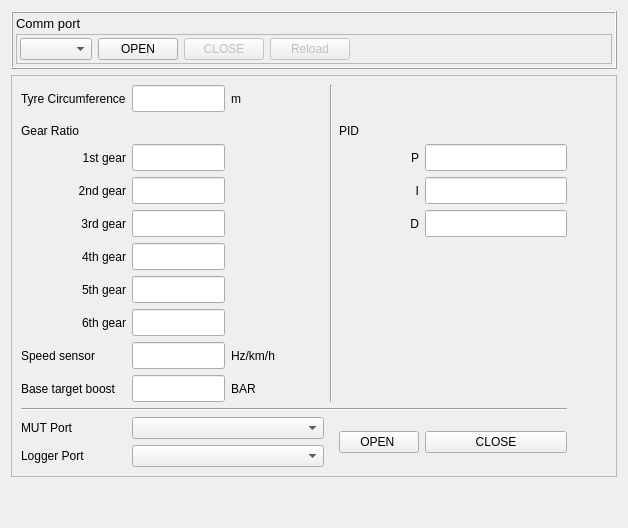
        <widget class="QWidget" name="tab">
         <attribute name="title">
          <string>Configuration</string>
         </attribute>
         <layout class="QVBoxLayout" name="verticalLayout_4">
          <item>
           <widget class="QFrame" name="frame_4">
            <property name="frameShape">
             <enum>QFrame::Box</enum>
            </property>
            <property name="frameShadow">
             <enum>QFrame::Raised</enum>
            </property>
            <layout class="QVBoxLayout" name="verticalLayout_3">
             <property name="spacing">
              <number>3</number>
             </property>
             <property name="leftMargin">
              <number>3</number>
             </property>
             <property name="topMargin">
              <number>3</number>
             </property>
             <property name="rightMargin">
              <number>3</number>
             </property>
             <property name="bottomMargin">
              <number>3</number>
             </property>
             <item>
              <widget class="QLabel" name="label_38">
               <property name="font">
                <font>
                 <pointsize>10</pointsize>
                </font>
               </property>
               <property name="text">
                <string>Comm port</string>
               </property>
              </widget>
             </item>
             <item>
              <widget class="QFrame" name="frame_3">
               <property name="frameShape">
                <enum>QFrame::StyledPanel</enum>
               </property>
               <property name="frameShadow">
                <enum>QFrame::Raised</enum>
               </property>
               <layout class="QHBoxLayout" name="horizontalLayout_4">
                <property name="leftMargin">
                 <number>3</number>
                </property>
                <property name="topMargin">
                 <number>3</number>
                </property>
                <property name="rightMargin">
                 <number>3</number>
                </property>
                <property name="bottomMargin">
                 <number>3</number>
                </property>
                <item>
                 <widget class="QComboBox" name="comboBox">
                  <property name="sizePolicy">
                   <sizepolicy hsizetype="Minimum" vsizetype="Fixed">
                    <horstretch>0</horstretch>
                    <verstretch>0</verstretch>
                   </sizepolicy>
                  </property>
                 </widget>
                </item>
                <item>
                 <widget class="QPushButton" name="openButton">
                  <property name="text">
                   <string>OPEN</string>
                  </property>
                 </widget>
                </item>
                <item>
                 <widget class="QPushButton" name="closeButton">
                  <property name="enabled">
                   <bool>false</bool>
                  </property>
                  <property name="text">
                   <string>CLOSE</string>
                  </property>
                 </widget>
                </item>
                <item>
                 <widget class="QPushButton" name="reloadButton">
                  <property name="enabled">
                   <bool>false</bool>
                  </property>
                  <property name="text">
                   <string>Reload</string>
                  </property>
                 </widget>
                </item>
                <item>
                 <spacer name="horizontalSpacer_2">
                  <property name="orientation">
                   <enum>Qt::Horizontal</enum>
                  </property>
                  <property name="sizeHint" stdset="0">
                   <size>
                    <width>40</width>
                    <height>20</height>
                   </size>
                  </property>
                 </spacer>
                </item>
               </layout>
              </widget>
             </item>
            </layout>
           </widget>
          </item>
          <item>
           <widget class="QFrame" name="frame_2">
            <property name="frameShape">
             <enum>QFrame::StyledPanel</enum>
            </property>
            <property name="frameShadow">
             <enum>QFrame::Raised</enum>
            </property>
            <layout class="QHBoxLayout" name="horizontalLayout_5">
             <item>
              <layout class="QGridLayout" name="gridLayout_2">
               <item row="11" column="0">
                <widget class="QLabel" name="label_8">
                 <property name="text">
                  <string>5th gear</string>
                 </property>
                 <property name="alignment">
                  <set>Qt::AlignRight|Qt::AlignTrailing|Qt::AlignVCenter</set>
                 </property>
                </widget>
               </item>
               <item row="4" column="0">
                <widget class="QLabel" name="label">
                 <property name="text">
                  <string>Tyre Circumference</string>
                 </property>
                </widget>
               </item>
               <item row="7" column="1">
                <widget class="QLineEdit" name="gear1Edit">
                 <property name="font">
                  <font>
                   <pointsize>12</pointsize>
                  </font>
                 </property>
                 <property name="inputMask">
                  <string/>
                 </property>
                </widget>
               </item>
               <item row="8" column="0">
                <widget class="QLabel" name="label_5">
                 <property name="text">
                  <string>2nd gear</string>
                 </property>
                 <property name="alignment">
                  <set>Qt::AlignRight|Qt::AlignTrailing|Qt::AlignVCenter</set>
                 </property>
                </widget>
               </item>
               <item row="4" column="2">
                <widget class="QLabel" name="label_2">
                 <property name="text">
                  <string>m</string>
                 </property>
                </widget>
               </item>
               <item row="6" column="0">
                <widget class="QLabel" name="label_3">
                 <property name="text">
                  <string>Gear Ratio</string>
                 </property>
                </widget>
               </item>
               <item row="11" column="1">
                <widget class="QLineEdit" name="gear5Edit">
                 <property name="font">
                  <font>
                   <pointsize>12</pointsize>
                  </font>
                 </property>
                 <property name="inputMask">
                  <string/>
                 </property>
                </widget>
               </item>
               <item row="7" column="5">
                <widget class="QLineEdit" name="pidPEdit">
                 <property name="font">
                  <font>
                   <pointsize>12</pointsize>
                  </font>
                 </property>
                 <property name="inputMethodHints">
                  <set>Qt::ImhFormattedNumbersOnly</set>
                 </property>
                 <property name="inputMask">
                  <string/>
                 </property>
                </widget>
               </item>
               <item row="12" column="1">
                <widget class="QLineEdit" name="gear6Edit">
                 <property name="font">
                  <font>
                   <pointsize>12</pointsize>
                  </font>
                 </property>
                 <property name="inputMask">
                  <string/>
                 </property>
                </widget>
               </item>
               <item row="8" column="5">
                <widget class="QLineEdit" name="pidIEdit">
                 <property name="font">
                  <font>
                   <pointsize>12</pointsize>
                  </font>
                 </property>
                 <property name="inputMask">
                  <string/>
                 </property>
                </widget>
               </item>
               <item row="9" column="0">
                <widget class="QLabel" name="label_6">
                 <property name="text">
                  <string>3rd gear</string>
                 </property>
                 <property name="alignment">
                  <set>Qt::AlignRight|Qt::AlignTrailing|Qt::AlignVCenter</set>
                 </property>
                </widget>
               </item>
               <item row="9" column="4">
                <widget class="QLabel" name="label_17">
                 <property name="text">
                  <string>D</string>
                 </property>
                 <property name="alignment">
                  <set>Qt::AlignRight|Qt::AlignTrailing|Qt::AlignVCenter</set>
                 </property>
                </widget>
               </item>
               <item row="13" column="0">
                <widget class="QLabel" name="label_10">
                 <property name="text">
                  <string>Speed sensor</string>
                 </property>
                </widget>
               </item>
               <item row="7" column="4">
                <widget class="QLabel" name="label_15">
                 <property name="text">
                  <string>P</string>
                 </property>
                 <property name="alignment">
                  <set>Qt::AlignRight|Qt::AlignTrailing|Qt::AlignVCenter</set>
                 </property>
                </widget>
               </item>
               <item row="12" column="0">
                <widget class="QLabel" name="label_9">
                 <property name="text">
                  <string>6th gear</string>
                 </property>
                 <property name="alignment">
                  <set>Qt::AlignRight|Qt::AlignTrailing|Qt::AlignVCenter</set>
                 </property>
                </widget>
               </item>
               <item row="4" column="1">
                <widget class="QLineEdit" name="tyreCircumEdit">
                 <property name="sizePolicy">
                  <sizepolicy hsizetype="Preferred" vsizetype="Fixed">
                   <horstretch>0</horstretch>
                   <verstretch>0</verstretch>
                  </sizepolicy>
                 </property>
                 <property name="font">
                  <font>
                   <pointsize>12</pointsize>
                  </font>
                 </property>
                 <property name="inputMask">
                  <string/>
                 </property>
                </widget>
               </item>
               <item row="9" column="1">
                <widget class="QLineEdit" name="gear3Edit">
                 <property name="font">
                  <font>
                   <pointsize>12</pointsize>
                  </font>
                 </property>
                 <property name="inputMask">
                  <string/>
                 </property>
                </widget>
               </item>
               <item row="8" column="4">
                <widget class="QLabel" name="label_16">
                 <property name="text">
                  <string>I</string>
                 </property>
                 <property name="alignment">
                  <set>Qt::AlignRight|Qt::AlignTrailing|Qt::AlignVCenter</set>
                 </property>
                </widget>
               </item>
               <item row="10" column="0">
                <widget class="QLabel" name="label_7">
                 <property name="text">
                  <string>4th gear</string>
                 </property>
                 <property name="alignment">
                  <set>Qt::AlignRight|Qt::AlignTrailing|Qt::AlignVCenter</set>
                 </property>
                </widget>
               </item>
               <item row="10" column="1">
                <widget class="QLineEdit" name="gear4Edit">
                 <property name="font">
                  <font>
                   <pointsize>12</pointsize>
                  </font>
                 </property>
                 <property name="inputMask">
                  <string/>
                 </property>
                </widget>
               </item>
               <item row="8" column="1">
                <widget class="QLineEdit" name="gear2Edit">
                 <property name="font">
                  <font>
                   <pointsize>12</pointsize>
                  </font>
                 </property>
                 <property name="inputMask">
                  <string/>
                 </property>
                </widget>
               </item>
               <item row="6" column="4">
                <widget class="QLabel" name="label_14">
                 <property name="text">
                  <string>PID</string>
                 </property>
                </widget>
               </item>
               <item row="7" column="0">
                <widget class="QLabel" name="label_4">
                 <property name="text">
                  <string>1st gear</string>
                 </property>
                 <property name="alignment">
                  <set>Qt::AlignRight|Qt::AlignTrailing|Qt::AlignVCenter</set>
                 </property>
                </widget>
               </item>
               <item row="9" column="5">
                <widget class="QLineEdit" name="pidDEdit">
                 <property name="font">
                  <font>
                   <pointsize>12</pointsize>
                  </font>
                 </property>
                 <property name="inputMask">
                  <string/>
                 </property>
                </widget>
               </item>
               <item row="13" column="2">
                <widget class="QLabel" name="label_11">
                 <property name="text">
                  <string>Hz/km/h</string>
                 </property>
                </widget>
               </item>
               <item row="14" column="1">
                <widget class="QLineEdit" name="baseBoostEdit">
                 <property name="font">
                  <font>
                   <pointsize>12</pointsize>
                  </font>
                 </property>
                 <property name="inputMask">
                  <string/>
                 </property>
                </widget>
               </item>
               <item row="16" column="1" colspan="2">
                <widget class="QComboBox" name="portListMut">
                 <property name="sizePolicy">
                  <sizepolicy hsizetype="Preferred" vsizetype="Fixed">
                   <horstretch>2</horstretch>
                   <verstretch>0</verstretch>
                  </sizepolicy>
                 </property>
                </widget>
               </item>
               <item row="13" column="1">
                <widget class="QLineEdit" name="speedRatioEdit">
                 <property name="font">
                  <font>
                   <pointsize>12</pointsize>
                  </font>
                 </property>
                 <property name="inputMask">
                  <string/>
                 </property>
                </widget>
               </item>
               <item row="16" column="4" rowspan="2">
                <widget class="QPushButton" name="buttonOpenLog">
                 <property name="sizePolicy">
                  <sizepolicy hsizetype="Minimum" vsizetype="Maximum">
                   <horstretch>0</horstretch>
                   <verstretch>2</verstretch>
                  </sizepolicy>
                 </property>
                 <property name="text">
                  <string>OPEN </string>
                 </property>
                </widget>
               </item>
               <item row="16" column="5" rowspan="2">
                <widget class="QPushButton" name="buttonCloseLog">
                 <property name="text">
                  <string>CLOSE</string>
                 </property>
                </widget>
               </item>
               <item row="17" column="0">
                <widget class="QLabel" name="label_37">
                 <property name="text">
                  <string>Logger Port</string>
                 </property>
                </widget>
               </item>
               <item row="14" column="0">
                <widget class="QLabel" name="label_12">
                 <property name="text">
                  <string>Base target boost</string>
                 </property>
                </widget>
               </item>
               <item row="17" column="1" colspan="2">
                <widget class="QComboBox" name="portListLogger"/>
               </item>
               <item row="16" column="0">
                <widget class="QLabel" name="label_36">
                 <property name="text">
                  <string>MUT Port</string>
                 </property>
                </widget>
               </item>
               <item row="15" column="0" colspan="6">
                <widget class="Line" name="line">
                 <property name="orientation">
                  <enum>Qt::Horizontal</enum>
                 </property>
                </widget>
               </item>
               <item row="14" column="2">
                <widget class="QLabel" name="label_13">
                 <property name="text">
                  <string>BAR</string>
                 </property>
                </widget>
               </item>
               <item row="4" column="3" rowspan="11">
                <widget class="Line" name="line_2">
                 <property name="sizePolicy">
                  <sizepolicy hsizetype="Fixed" vsizetype="Expanding">
                   <horstretch>0</horstretch>
                   <verstretch>2</verstretch>
                  </sizepolicy>
                 </property>
                 <property name="minimumSize">
                  <size>
                   <width>0</width>
                   <height>0</height>
                  </size>
                 </property>
                 <property name="lineWidth">
                  <number>1</number>
                 </property>
                 <property name="orientation">
                  <enum>Qt::Vertical</enum>
                 </property>
                </widget>
               </item>
              </layout>
             </item>
             <item>
              <spacer name="horizontalSpacer">
               <property name="orientation">
                <enum>Qt::Horizontal</enum>
               </property>
               <property name="sizeHint" stdset="0">
                <size>
                 <width>40</width>
                 <height>20</height>
                </size>
               </property>
              </spacer>
             </item>
            </layout>
           </widget>
          </item>
          <item>
           <spacer name="verticalSpacer">
            <property name="orientation">
             <enum>Qt::Vertical</enum>
            </property>
            <property name="sizeHint" stdset="0">
             <size>
              <width>20</width>
              <height>40</height>
             </size>
            </property>
           </spacer>
          </item>
         </layout>
        </widget>
